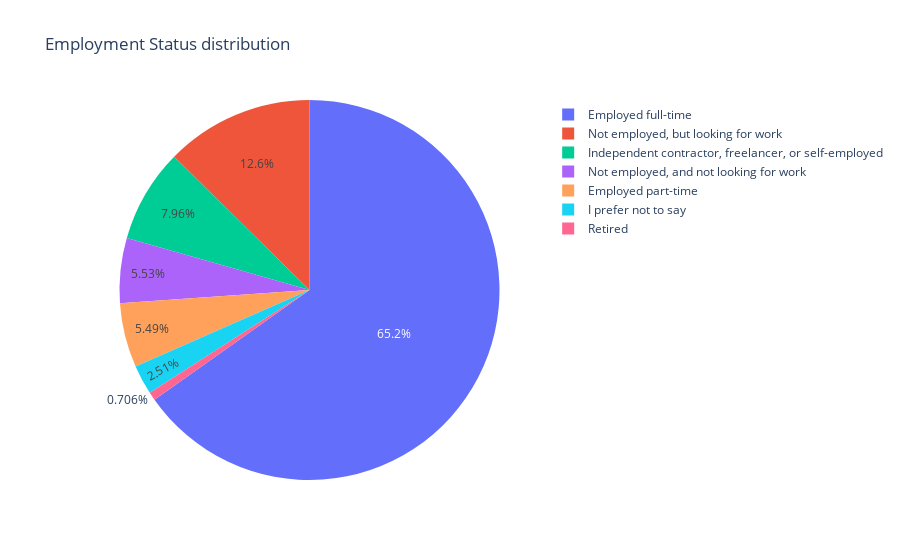

Notebook code for this chart:
### Markdown cell above
A high number of respondents are males compared to females

**Employment Status:**

### Code cell
temp_series = mcr_df['EmploymentStatus'].value_counts()
labels = (np.array(temp_series.index))
sizes = (np.array((temp_series / temp_series.sum())*100))

trace = go.Pie(labels=labels, values=sizes)
layout = go.Layout(
    title='Employment Status distribution'
)
data = [trace]
fig = go.Figure(data=data, layout=layout)
py.iplot(fig, filename="employmentstatus")

### Figure 1 — Plotly figure (JSON) as saved in the notebook; plotly's stock layout.template omitted (floating-point values rounded to 4 significant figures)
{"data": [{"labels": ["Employed full-time", "Not employed, but looking for work", "Independent contractor, freelancer, or self-employed", "Not employed, and not looking for work", "Employed part-time", "I prefer not to say", "Retired"], "type": "pie", "values": [65.19, 12.62, 7.956, 5.528, 5.486, 2.513, 0.7059]}], "layout": {"title": {"text": "Employment Status distribution"}}}
